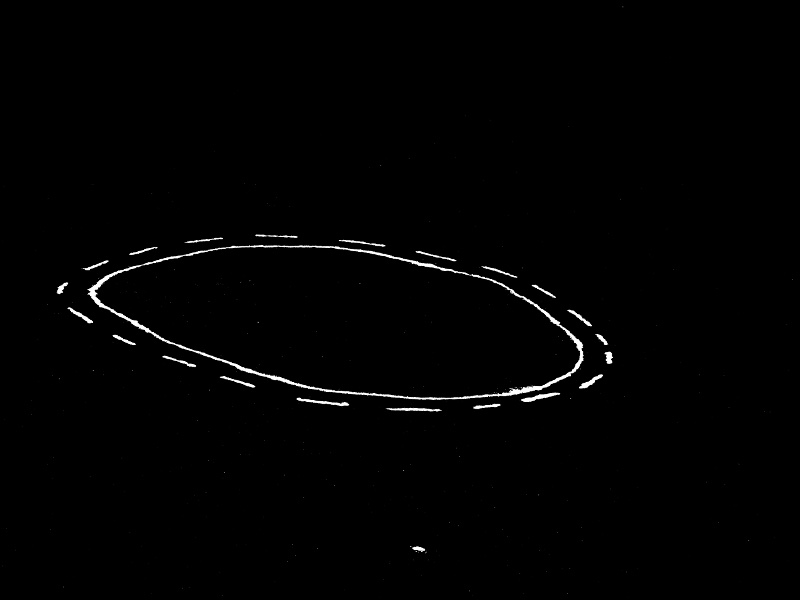
#> input picture data/t3.jpg, 800 x 600 px, found by its file name
$ python detect.py   (older library calls are emulated)
#> lines starting #> are read from the running program, lines starting #| are printed output that depends on the picture; after the words box and inside, x2 and y2 are one past the last pixel; in counts of white or black regions, pixels touching at a corner belong together
import cv2
import numpy

# using clean image or not
cleanImg = True

# source for the image is here:
# https://open-codes.zkm.de/sites/default/files/styles/catalog_full/public/artwork/342-autonomous-trap-001.jpg?itok=j-TjIGfc

if cleanImg:
    file = "t3.jpg"
else:
    file = "t1.jpg"

img0 = (cv2.imread(file,1)) # color mode
#> img0 is the input picture: shape (600, 800, 3); min 0, max 255, mean 2.4
img1 = cv2.cvtColor(img0, cv2.COLOR_BGR2GRAY) # gray
if not cleanImg:
    img_filt = cv2.medianBlur(img1, 7) # median 3 with t3
    img_filt0 = img_filt.copy()
else:
    img_filt = img1.copy()

img_th = cv2.adaptiveThreshold(img_filt,255,cv2.ADAPTIVE_THRESH_GAUSSIAN_C,cv2.THRESH_BINARY,11,4)
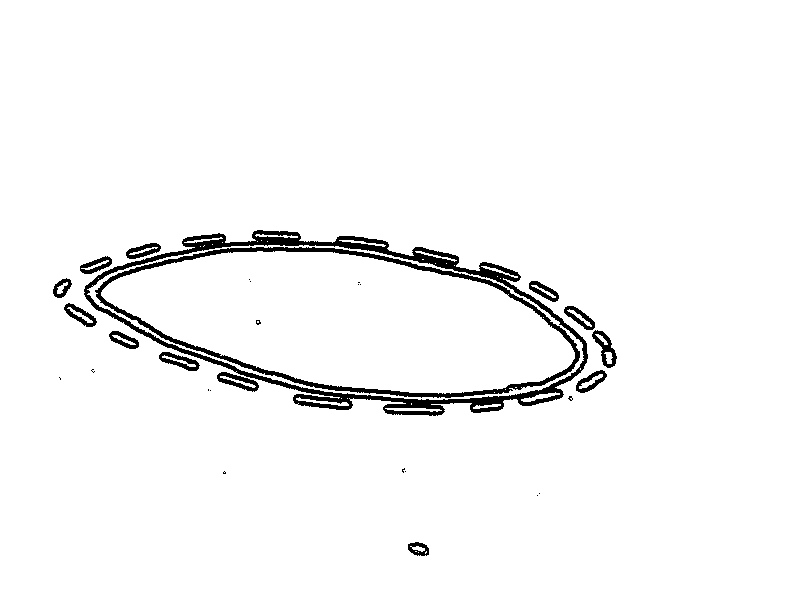
#> img_th: shape (600, 800); 96.7% white; 30 black regions (16 under 20 px)
img_th0 = img_th.copy()

img_con, contours, hierarchy = cv2.findContours(img_th, cv2.RETR_LIST, cv2.CHAIN_APPROX_SIMPLE)
#> contours = 88 contours, 48 with area under 20; largest, box (x1, y1, x2, y2) and area: (0, 0, 800, 600) 478601, (83, 229, 589, 417) 62890, (87, 245, 584, 400) 52785, (94, 246, 581, 399) 50863, (101, 251, 575, 394) 45434
#print("Contours:",len(contours))
#for i in range(len(contours)):
#    print("contour ",i,": ", len(contours[i])," segments")
img_con0 = img_con.copy()


img_con1 = cv2.cvtColor(img_con, cv2.COLOR_GRAY2RGB) # convert to rgb
#> img_con1: shape (600, 800, 3); 96.7% white; 30 black regions (16 under 20 px), largest, box (x1, y1, x2, y2) and area: (84, 230, 588, 416) 7919, (95, 247, 580, 398) 4420, (592, 330, 617, 368) 364

if not cleanImg:
    # all contours
    img3 = cv2.drawContours(img_con1, contours, -1, (0,255,0), 1)
else:
    #specific contours
    img3 = cv2.drawContours(img_con1, contours, 33, (255,0,0), 2) # segment
    img3 = cv2.drawContours(img_con1, contours, 19, (0,0,255), 2) # segment

    img3 = cv2.drawContours(img_con1, contours, 71, (255,0,255), 2) # closed circle inner edge
    img3 = cv2.drawContours(img_con1, contours, 75, (255,255,0), 2) # closed circle outer edge
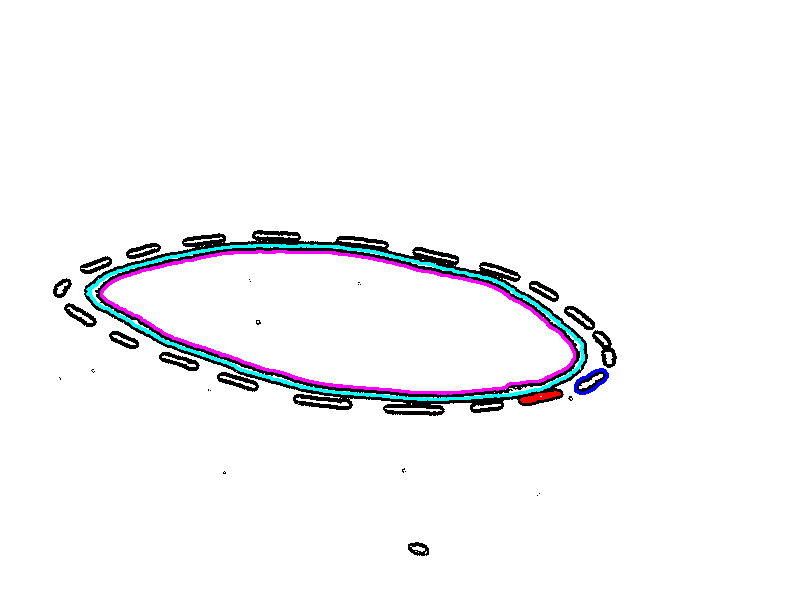
#> img3: shape (600, 800, 3); mean B, G, R 248, 246, 246


cv2.namedWindow("Img0", cv2.WINDOW_AUTOSIZE)
cv2.imshow("Img0", img0)
if not cleanImg:
    cv2.namedWindow("Img1", cv2.WINDOW_AUTOSIZE)
    cv2.imshow("Img1", img_filt0)
    cv2.namedWindow("Img2", cv2.WINDOW_AUTOSIZE)
    cv2.imshow("Img2", img_th0)
cv2.namedWindow("Img3", cv2.WINDOW_AUTOSIZE)
cv2.imshow("Img3", img_con0)
cv2.namedWindow("Img4", cv2.WINDOW_AUTOSIZE)
cv2.imshow("Img4", img3)

#linux needs cv loop
while True:

    ch = 0xFF & cv2.waitKey(1)
#> (key Esc is pressed here)
    if ch == 27:
        break
cv2.destroyAllWindows()

# [12 lines of commented-out code are left out]
